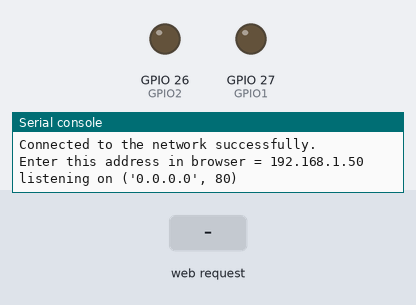
The program below on a simulated ESP32 board running MicroPython. Shown: output pins drawn as LEDs (lit = HIGH), the last lines printed to the serial console. The inputs (shaded band) are chosen by the test bench. WiFi joins after 1.5 s.

Above: at 3.2 s.
3.3 s: HTTP request GET /GPIO1/on received
At 4.0 s:
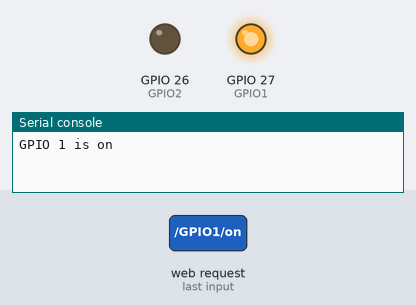
4.8 s: HTTP request GET /GPIO2/on received
At 5.4 s:
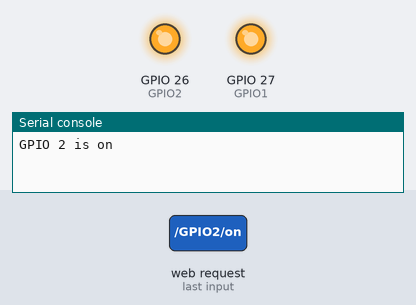
6.3 s: HTTP request GET /GPIO1/off received
At 6.8 s:
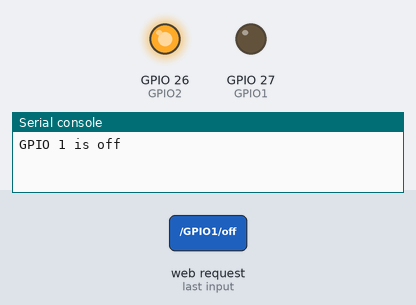
7.8 s: HTTP request GET /GPIO2/off received
At 8.2 s:
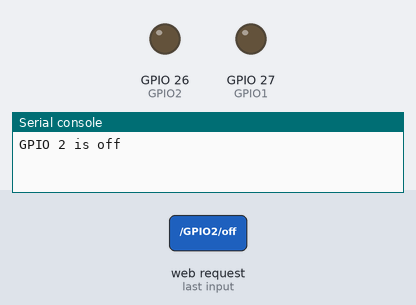
Timing chart, 0 to 10.3 s (numbered marks = the images above; inputs shaded):
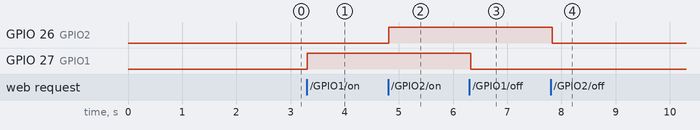

Measured:
- after the input at 3.3 s, GPIO 27 (GPIO1): LOW → HIGH at once
- after the input at 4.8 s, GPIO 26 (GPIO2): LOW → HIGH at once
- after the input at 6.3 s, GPIO 27 (GPIO1): HIGH → LOW at once
- after the input at 7.8 s, GPIO 26 (GPIO2): HIGH → LOW at once

The program:

main.py
```python
from machine import Pin
import network
import socket
import time

GPIO1 = Pin(27, Pin.OUT)
GPIO2 = Pin(26, Pin.OUT)

# выключаем светодиоды
GPIO1.value(0);
GPIO2.value(0);

GPIO1_state = "GPIO 1 is OFF"
GPIO2_state = "GPIO 2 is OFF"

ssid = '*********'   # название сети
password = '*********'   # пароль

wlan = network.WLAN(network.STA_IF)

def connectWifi():
    wlan.active(True)
    wlan.connect(ssid, password)
    max_wait = 10;
    while not wlan.isconnected() and max_wait > 0:
        max_wait -= 1
        print("waiting for connection...")
        time.sleep(1)
    if wlan.isconnected() == False:
        print("failed network connection")
# подключились, печатаем ip адрес
    else:
        print('Connected to the network successfully.')
        status = wlan.ifconfig()
        print( 'Enter this address in browser = ' + status[0] )


# ======================== HTML ============================== #
html = """<!DOCTYPE html>
<html lang="en">
<head>
  <meta charset="UTF-8">
  <meta name="viewport" content="width=device-width, initial-scale=1">
  <title>MicroPython Web Server</title>
  <style>
    html {
      font-family: Arial;
      display: inline-block;
      margin: 0px auto;
      text-align: center;
    }

    h1 {
      font-family: Arial;
      color: #2551cc;
    }

    .button1,
    .button2 {
      -webkit-border-radius: 10;
      -moz-border-radius: 10;
      border-radius: 10px;
      font-family: Arial;
      color: #ffffff;
      font-size: 30px;
      padding: 10px 20px 10px 20px;
      text-decoration: none;
      display: inline-block;
      margin: 5px;
    }

    .button1 {
      background: #339966;
    }

    .button2 {
      background: #993300;
    }
  </style>
</head>

<body>
  <h1>MicroPython Web Server</h1>
  <p>%s</p>
  <p>
    <a href="/GPIO1/on"><button class="button1">GPIO 1 ON</button></a>
    <a href="/GPIO1/off"><button class="button2">GPIO 1 OFF</button></a>
  </p>
  <p>%s</p>
  <p>
    <a href="/GPIO2/on"><button class="button1">GPIO 2 ON</button></a>
    <a href="/GPIO2/off"><button class="button2">GPIO 2 OFF</button></a>
  </p>
</body>
</html>
"""
connectWifi()

# серверный сокет
addr = socket.getaddrinfo('0.0.0.0', 80)[0][-1]
s = socket.socket()
s.setblocking(0)
s.bind(addr)
s.listen(2)

print('listening on', addr)

# обработка клиентских запросов
while True:
    if not wlan.isconnected():
        print("Connection failed. Trying to reconnect")
        wlan.disconnect()
        connecttWifi()
    if wlan.isconnected():
        try:
            cl, addr = s.accept()
            print('client connected from', addr)
            request = cl.recv(1024)
            print(request)

            request = str(request)
            GPIO1_on = request.find('/GPIO1/on')
            GPIO1_off = request.find('/GPIO1/off')
            GPIO2_on = request.find('/GPIO2/on')
            GPIO2_off = request.find('/GPIO2/off')

            if GPIO1_on == 6:
                print("GPIO 1 is on")
                GPIO1.value(1)
                GPIO1_state = "GPIO 1 is ON"

            if GPIO1_off == 6:
                print("GPIO 1 is off")
                GPIO1.value(0)
                GPIO1_state = "GPIO 1 is OFF"

            if GPIO2_on == 6:
                print("GPIO 2 is on")
                GPIO2.value(1)
                GPIO2_state = "GPIO 2 is ON"

            if GPIO2_off == 6:
                print("GPIO 2 is off")
                GPIO2.value(0)
                GPIO2_state = "GPIO 2 is OFF"

            response = html % (GPIO1_state, GPIO2_state)
            cl.send('HTTP/1.0 200 OK\r\nContent-type: text/html\r\n\r\n')
            cl.send(response)
            cl.close()

        except:
            pass
    time.sleep(0.1)
```
